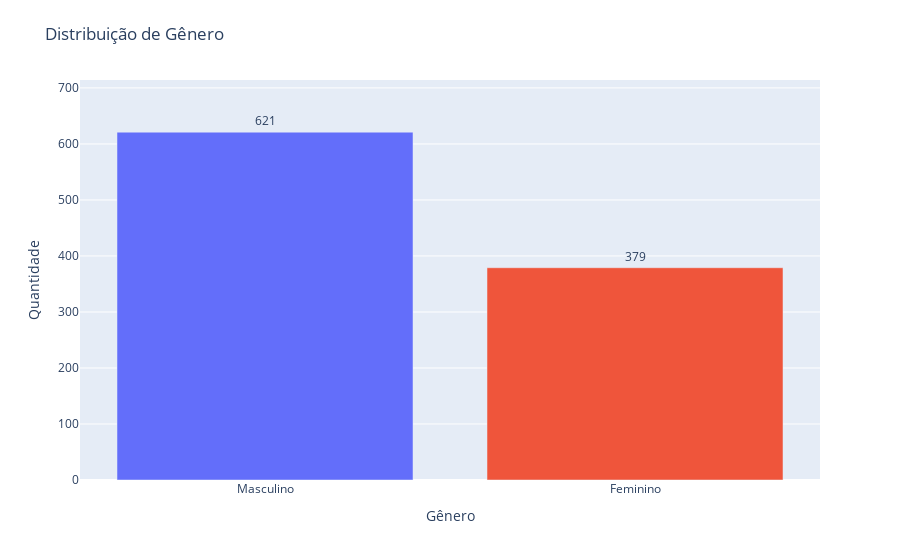

Notebook source saved alongside this figure:
### Markdown cell above
#### **Gráfico: Distribuição de Gênero**

### Code cell
# contagem dos gêneros
gender_count = df['Gender'].value_counts().reset_index()
gender_count.columns = ["Gender", "count"]

# substitui os nomes
gender_count['Gender'] = gender_count['Gender'].replace({
    'Male': 'Masculino',
    'Female': 'Feminino'
})

fig_gender = px.bar(
    gender_count,
    x='Gender',
    y='count',
    color='Gender',
    text='count',
    title='Distribuição de Gênero',
    labels={'Gender': 'Gênero', 'count': 'Quantidade'}
)

fig_gender.update_traces(textposition='outside')
fig_gender.update_layout(
    showlegend=False,
    yaxis_title='Quantidade',
    xaxis_title='Gênero',
)

max_y = gender_count['count'].max()
fig_gender.update_yaxes(range=[0, max_y * 1.15])
fig_gender.update_layout(margin=dict(t=80))

fig_gender.show()

### Figure 1 — Plotly figure (JSON) as saved in the notebook; plotly's stock layout.template omitted (floating-point values rounded to 4 significant figures)
{"data": [{"alignmentgroup": "True", "hovertemplate": "Gênero=%{x}<br>Quantidade=%{text}<extra></extra>", "legendgroup": "Masculino", "marker": {"color": "#636efa", "pattern": {"shape": ""}}, "name": "Masculino", "offsetgroup": "Masculino", "orientation": "v", "showlegend": true, "text": [621], "textposition": "outside", "type": "bar", "x": ["Masculino"], "xaxis": "x", "y": [621], "yaxis": "y"}, {"alignmentgroup": "True", "hovertemplate": "Gênero=%{x}<br>Quantidade=%{text}<extra></extra>", "legendgroup": "Feminino", "marker": {"color": "#EF553B", "pattern": {"shape": ""}}, "name": "Feminino", "offsetgroup": "Feminino", "orientation": "v", "showlegend": true, "text": [379], "textposition": "outside", "type": "bar", "x": ["Feminino"], "xaxis": "x", "y": [379], "yaxis": "y"}], "layout": {"barmode": "relative", "legend": {"title": {"text": "Gênero"}, "tracegroupgap": 0}, "margin": {"t": 80}, "showlegend": false, "title": {"text": "Distribuição de Gênero"}, "xaxis": {"anchor": "y", "categoryarray": ["Masculino", "Feminino"], "categoryorder": "array", "domain": [0, 1], "title": {"text": "Gênero"}}, "yaxis": {"anchor": "x", "domain": [0, 1], "range": [0, 714.1], "title": {"text": "Quantidade"}}}}
